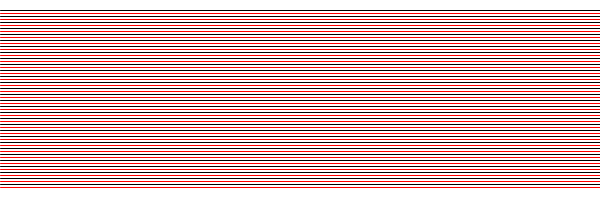
Frame 1 (no input)
Frame 60 (the mouse pressed at the canvas centre just before this capture): identical to frame 1, image omitted
Frame 120 (the mouse held since frame 60 and released just before this capture): identical to frame 1, image omitted

The Processing sketch that drew this single still picture (run headless with seeded random() and noise(); from frame 60 on, the mouse is pressed at the canvas centre):

// Processing sketch: b_While_Loop
// ── b_While_Loop.pde
/* 
 --------------------------
 ** PLEASE READ INFO TAB **
 --------------------------
 
 */

/////////////////////////// GLOBALS ////////////////////////////


/////////////////////////// SETUP ////////////////////////////

void setup() {
  size(600, 200);
  background(255);
  smooth();
  noFill();
}

/////////////////////////// DRAW ////////////////////////////
void draw() {
  background(255);

  int y = 10; // Declare & initialise our variable y

  // condition TEST. If TRUE we repeat action between the curly brackets
  while (y<height-10) { 
    
    // Draw black lines
    stroke(0);
    line(0, y, width, y);
    
    
    // Draw red lines
    stroke(255, 0, 0);
    line(0, y+3, width, y+3);
    
    
    // Update our variable
    y+=6;
  }
}


/////////////////////////// FUNCTIONS ////////////////////////////


// ── INFO.pde
/*

/////////////////////////////////
DESSINES MOI DES BOUCLES FOR EVER
WORKSHOP FREE ART BUREAU 08.11.14
/////////////////////////////////

--------------------------
Sketch : b_Wile_Loop
--------------------------

This sketch demonstrates how to repeat an instruction
using the while loop.

The process is thus :
-----------------------
  > Declare & initialise a variable
    > Declare a condition / a test
      > If test is TRUE THEN ...
        > ... proceed with the statement
          and continue as long as test is TRUE
            > If test is FALSE THEN ...
              > ... exit the structure
                and continue with other statements that may be in the program.
                -----------------------


************************
FREE ART BUREAU INFO
http://freeartbureau.org

******************************** END


*NB

----------------------------------------------
*/
